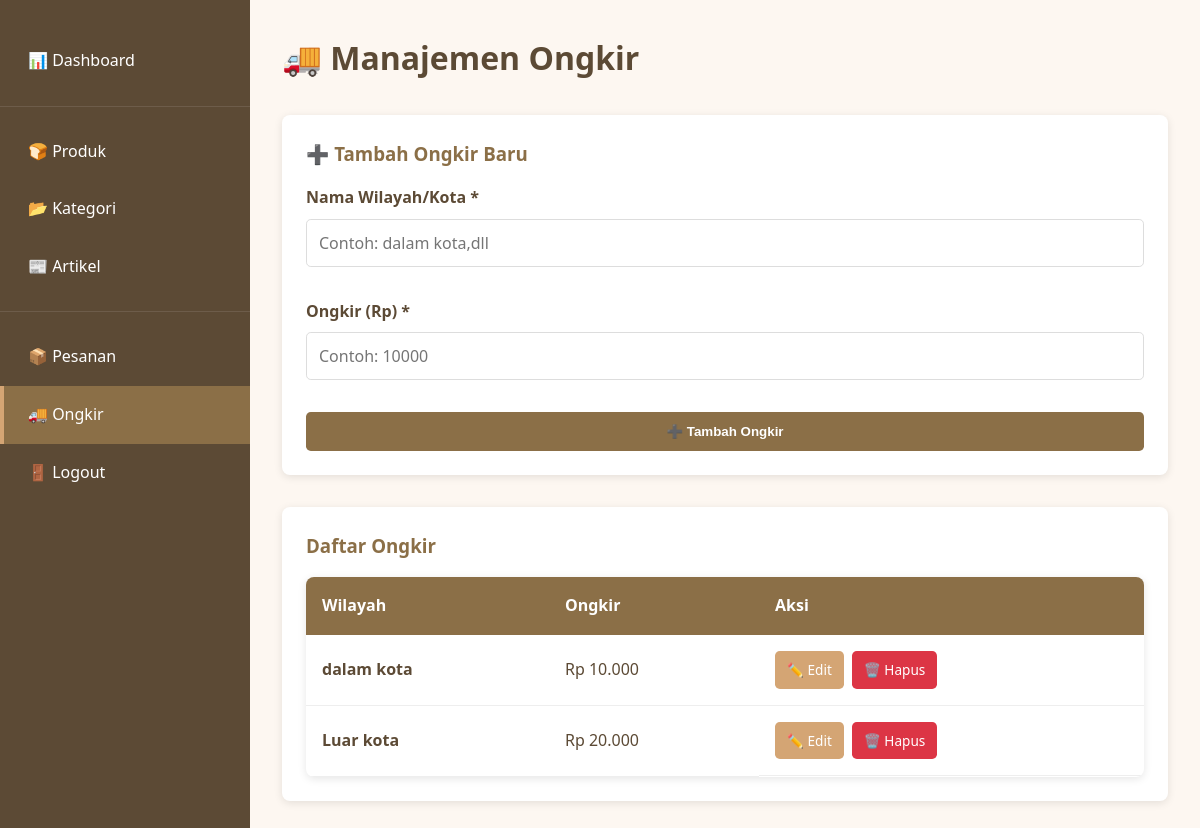
The page /admin/shipping/index.php (signed in) on the database its author committed.
### tables this page shows
CREATE TABLE `shipping_costs` (
  `id` int(11) NOT NULL,
  `wilayah` varchar(100) NOT NULL,
  `ongkir` decimal(10,2) NOT NULL,
  `created_at` timestamp NOT NULL DEFAULT current_timestamp(),
  `updated_at` timestamp NOT NULL DEFAULT current_timestamp() ON UPDATE current_timestamp()
);

### includes/functions.php (called while the page is built, shortened)
<?php
function formatCurrency($amount) {
    return 'Rp ' . number_format($amount, 0, ',', '.');
}
?>

### admin/shipping/index.php (the view, shortened to what this page needs)
<?php
require_once __DIR__ . '/../../includes/functions.php';
require_once __DIR__ . '/../../includes/auth-check.php';
$shipping_costs = $conn->query("SELECT * FROM shipping_costs ORDER BY wilayah")->fetch_all(MYSQLI_ASSOC);
?>
<!DOCTYPE html>
<html lang="id">
<head>
    <link rel="stylesheet" href="<?php echo BASE_URL; ?>assets/css/style.css">
</head>
<body>
    <div style="display: flex;">
        <?php include __DIR__ . '/../includes/sidebar.php'; ?>
        <div class="admin-content">
            <div class="content-header">
                <h1>🚚 Manajemen Ongkir</h1>
            </div>
            <div class="form-section">
                <h3>➕ Tambah Ongkir Baru</h3>
                <form method="POST" action="">
                    <div class="form-group">
                        <label for="wilayah">Nama Wilayah/Kota *</label>
                        <input type="text" id="wilayah" name="wilayah" required placeholder="Contoh: dalam kota,dll">
                    </div>
                    <div class="form-group">
                        <label for="ongkir">Ongkir (Rp) *</label>
                        <input type="number" id="ongkir" name="ongkir" required min="1000" step="1000" placeholder="Contoh: 10000">
                    </div>
                    <div class="form-actions">
                        <button type="submit" class="btn-submit">➕ Tambah Ongkir</button>
                    </div>
                </form>
            </div>
            <div class="form-section">
                <h3>Daftar Ongkir</h3>
                <?php if (count($shipping_costs) > 0): ?>
                    <table class="shipping-table">
                        <thead>
                            <tr>
                                <th>Wilayah</th>
                                <th>Ongkir</th>
                                <th>Aksi</th>
                            </tr>
                        </thead>
                        <tbody>
                            <?php foreach ($shipping_costs as $cost): ?>
                            <tr>
                                <td><strong><?php echo htmlspecialchars($cost['wilayah']); ?></strong></td>
                                <td><?php echo formatCurrency($cost['ongkir']); ?></td>
                                <td style="display: flex; gap: 0.5rem;">
                                    <a href="<?php echo ADMIN_URL; ?>shipping/edit.php?id=<?php echo $cost['id']; ?>" class="btn-edit">✏️ Edit</a>
                                    <a href="?delete=<?php echo $cost['id']; ?>" class="btn-delete" onclick="return confirm('Yakin ingin menghapus ongkir ini?')">🗑️ Hapus</a>
                                </td>
                            </tr>
                            <?php endforeach; ?>
                        </tbody>
                    </table>
                <?php else: ?>
                    <div class="empty-state">
                        <p>Belum ada ongkir yang ditambahkan</p>
                    </div>
                <?php endif; ?>
            </div>
        </div>
    </div>
</body>
</html>

### assets/css/style.css (style rules this page uses)
:root { --primary: #8B6F47; --secondary: #D4A574; --accent: #F5E6D3; --dark: #5C4A35; --light: #FDF7F1; --success: #28a745; --danger: #dc3545; --warning: #ffc107; --info: #17a2b8; }
* { margin: 0; padding: 0; box-sizing: border-box; }
html, body { height: 100%; font-family: 'Segoe UI', Tahoma, Geneva, Verdana, sans-serif; }
body { background-color: var(--light); color: var(--dark); line-height: 1.6; }
h1, h2, h3, h4, h5, h6 { color: var(--dark); margin-bottom: 1rem; font-weight: 600; }
a { color: var(--primary); text-decoration: none; transition: color 0.3s; }
input[type="text"], input[type="email"], input[type="password"], input[type="number"], input[type="date"], input[type="tel"], textarea, select { width: 100%; padding: 0.75rem; margin-bottom: 1rem; border: 1px solid #ddd; border-radius: 0.5rem; font-family: inherit; font-size: 1rem; transition: border-color 0.3s; }
.form-group { margin-bottom: 1.5rem; }
.form-group label { display: block; margin-bottom: 0.5rem; font-weight: 500; color: var(--dark); }

### admin/shipping/index.php (style rules this page uses)
.admin-content { padding: 2rem; flex: 1; }
.content-header { margin-bottom: 2rem; }
.form-section { background: white; padding: 1.5rem; border-radius: 0.5rem; box-shadow: 0 2px 8px rgba(0, 0, 0, 0.1); margin-bottom: 2rem; }
.form-section h3 { margin-bottom: 1rem; color: var(--primary); margin-top: 0; }
.form-group { margin-bottom: 1rem; }
.form-group label { display: block; margin-bottom: 0.5rem; font-weight: 600; }
.form-group input { width: 100%; padding: 0.75rem; border: 1px solid #ddd; border-radius: 0.3rem; box-sizing: border-box; }
.form-actions { display: flex; gap: 1rem; }
.btn-submit { flex: 1; padding: 0.75rem; background-color: var(--primary); color: white; border: none; border-radius: 0.3rem; cursor: pointer; font-weight: 600; }
.shipping-table { width: 100%; border-collapse: collapse; background: white; box-shadow: 0 2px 8px rgba(0, 0, 0, 0.1); border-radius: 0.5rem; overflow: hidden; }
.shipping-table th { background-color: var(--primary); color: white; padding: 1rem; text-align: left; }
.shipping-table td { padding: 1rem; border-bottom: 1px solid #eee; }
.btn-edit, .btn-delete { padding: 0.5rem 0.75rem; border: none; border-radius: 0.3rem; cursor: pointer; text-decoration: none; font-size: 0.85rem; font-weight: 500; }
.btn-edit { background-color: var(--secondary); color: white; }
.btn-delete { background-color: #dc3545; color: white; }

### rows shown on the page
shipping_costs: wilayah "dalam kota", ongkir "Rp 10.000"
shipping_costs: wilayah "Luar kota", ongkir "Rp 20.000"
